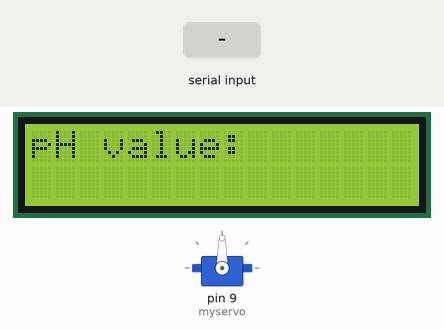
This sketch was run on a simulated Arduino Uno, built with avr-gcc and run on an emulated ATmega328P. Shown: 16×2 character LCD, servo. The test bench sets the inputs (shaded band).

Above: at 1.2 s.
1.3 s: "90,45\n" received over the second serial link
At 5.0 s:
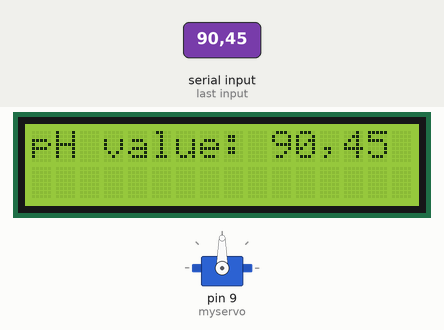
5.4 s: "1\n" received over the second serial link
At 9.3 s:
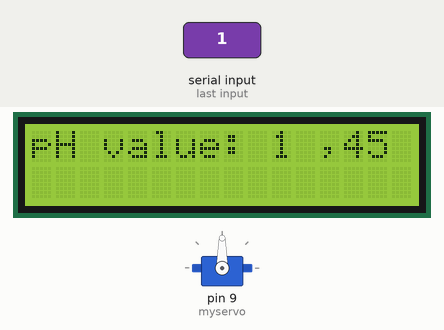
Timing chart, 0 to 10.8 s (numbered marks = the images above; inputs shaded):
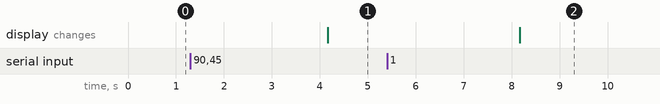

The sketch:

grey_water_control.ino
```cpp
//This code has intentionally has been written to be overly lengthy and includes unnecessary steps.
//Many parts of this code can be truncated. This code was written to be easy to understand.
//Code efficiency was not considered. Modify this code as you see fit.
//This code will output data to the Arduino serial monitor. Type commands into the Arduino serial monitor to control the pH circuit.
//set the var Arduino_only to equal 1 to watch the Arduino take over control of the pH circuit.


#include <SoftwareSerial.h>      //we have to include the SoftwareSerial library, or else we can't use it.
#define rx 2                     //define what pin rx is going to be.
#define tx 3                     //define what pin Tx is going to be.

SoftwareSerial myserial(rx, tx); //define how the soft serial port is going to work.

#include <LiquidCrystal.h>
// initialize the library with the numbers of the interface pins
LiquidCrystal lcd(12, 11, 7, 6, 5, 4);

#include <Servo.h>
Servo myservo;  // create servo object to control a servo
                // a maximum of eight servo objects can be created

int pos = 0;    // variable to store the servo position
int state = 0; // 0 - water flowing to sewage, 1 - water being stored


char ph_data[20];                  //we make a 20 byte character array to hold incoming data from the pH.
char computerdata[20];             //we make a 20 byte character array to hold incoming data from a pc/mac/other.
byte received_from_computer=0;     //we need to know how many characters have been received.
byte received_from_sensor=0;       //we need to know how many characters have been received.
byte arduino_only=1;               //if you would like to operate the pH Circuit with the Arduino only and not use the serial monitor to send it commands set this to 1. The data will still come out on the serial monitor, so you can see it working.
byte startup=0;                    //used to make sure the Arduino takes over control of the pH Circuit properly.
float ph=0;                        //used to hold a floating point number that is the pH.
byte string_received=0;            //used to identify when we have received a string from the pH circuit.


void setup(){
     Serial.begin(38400);         //enable the hardware serial port
     myserial.begin(38400);       //enable the software serial port

    // set up the LCD's number of columns and rows:
    lcd.begin(16, 2);
    // Print a message to the LCD.
    lcd.print("pH value:");
    //set the cursor to column 0, line 1
     // (note: line 1 is the second row, since counting begins with 0):
    lcd.setCursor(10, 0);
    myservo.attach(9);  // attaches the servo on pin 9 to the servo object
}


void serialEvent(){               //this interrupt will trigger when the data coming from the serial monitor(pc/mac/other) is received.
        if(arduino_only!=1){       //if Arduino_only does not equal 1 this function will be bypassed.
           received_from_computer=Serial.readBytesUntil(13,computerdata,20); //we read the data sent from the serial monitor(pc/mac/other) until we see a <CR>. We also count how many characters have been received.
           computerdata[received_from_computer]=0; //we add a 0 to the spot in the array just after the last character we received.. This will stop us from transmitting incorrect data that may have been left in the buffer.
           myserial.print(computerdata);           //we transmit the data received from the serial monitor(pc/mac/other) through the soft serial port to the pH Circuit.
           myserial.print('\r');                   //all data sent to the pH Circuit must end with a <CR>.
          }
        }


void loop(){

  if(myserial.available() > 0){        //if we see that the pH Circuit has sent a character.
     received_from_sensor=myserial.readBytesUntil(13,ph_data,20); //we read the data sent from pH Circuit until we see a <CR>. We also count how many character have been received.
     ph_data[received_from_sensor]=0;  //we add a 0 to the spot in the array just after the last character we received. This will stop us from transmitting incorrect data that may have been left in the buffer.
     string_received=1;                //a flag used when the Arduino is controlling the pH Circuit to let us know that a complete string has been received.
     //Serial.println(ph_data);          //lets transmit that data received from the pH Circuit to the serial monitor.
     //Serial.println("here0\r");
   }

  if(arduino_only==1){Arduino_Control();} //If the var arduino_only is set to one we will call this function. Letting the Arduino take over control of the pH Circuit

 }


void Arduino_Control(){

    //Serial.println("here0\r");

    if(startup==0){                //if the Arduino just booted up, we need to set some things up first.
          myserial.print("e\r");     //take the pH Circuit out of continues mode.
          delay(50);                 //on start up sometimes the first command is missed.
          myserial.print("e\r");     //so, let’s send it twice.
          delay(50);                 //a short delay after the pH Circuit was taken out of continues mode is used to make sure we don’t over load it with commands.
          startup=1;                 //startup is completed, let's not do this again during normal operation.
      }


  delay(1000);                     //we will take a reading every 800ms. You can make this much longer or shorter if you like.
   myserial.print("R\r");             //send it the command to take a single reading.
   if(string_received==1){            //did we get data back from the ph Circuit?
     ph=atof(ph_data);                //many people ask us "how do I convert a sting into a float?" This is how...
     // print the pH reading
      lcd.setCursor(10, 0);
      lcd.print(ph_data);

//LOGIC needs to be thought through
       if((ph >= 6 && ph <= 8) && state!=1){
     Serial.println("high - start storing water\r");
     store_water();
     state = 1; //we will start storing water
     }

       else if(ph >= 8 && state!=0 ){
     Serial.println("low - water to go to sewage\r");
     release_water();
     state = 0; //we will start releasing water to sewage
     }
        else if (ph <= 6 && state!=0 ){
     Serial.println("low - water to go to sewage\r");
     release_water();
     state = 0; //we will start releasing water to sewage
     }
         else {
           //do nothing
     }

     string_received=0;}             //reset the string received flag.
//LOGIC

   //read_info();

}


//use valve to store this water in the clean grey water reservoir
void store_water(){
   for(pos = 0; pos < 90; pos += 1)  // goes from 0 degrees to 90 degrees
  {                                  // in steps of 1 degree
    myservo.write(pos);              // tell servo to go to position in variable 'pos'
    delay(15);                       // waits 15ms for the servo to reach the position
  }
}

//return valve to open to release this water into sewage line
void release_water(){
   for(pos = 90; pos>=1; pos-=1)     // goes from 90 degrees to 0 degrees
  {
    myservo.write(pos);              // tell servo to go to position in variable 'pos'
    delay(15);                       // waits 15ms for the servo to reach the position
  }
}
//here are some functions you might find useful
//these functions are not enabled

void s_cal(){               //calibrate to a pH of 7
  myserial.print("s\r");}   //send the "s" command to calibrate to a pH of 7.00


void f_cal(){               //calibrate to a pH of 4
  myserial.print("f\r");}   //send the "f" command to calibrate to a pH of 4.00


void t_cal(){               //calibrate to a pH of 10.00
  myserial.print("t\r");}   //send the "t" command to calibrate to a pH of 10.00


void phFactoryDefault(){    //factory defaults the pH circuit
  myserial.print("X\r");}   //send the "X" command to factory reset the device


void read_info(){           //get device info
    myserial.print("I\r");} //send the "I" command to query the information


void phSetLEDs(byte enabled) //turn the LEDs on or off
{
  if(enabled)                //if enabled is > 0
    myserial.print("L1\r");  //the LED's will turn ON
  else                       //if enabled is 0
    myserial.print("L0\r");  //the LED's will turn OFF
}
```

Measured:
- after the input at 1.3 s, the display: changes after 2.9 s (image 1)
- after the input at 5.4 s, the display: changes after 2.8 s (image 2)
